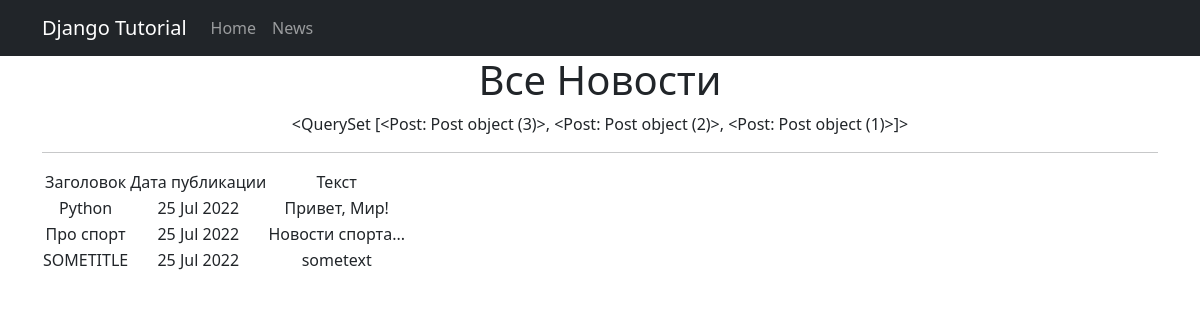
Page /news/ on the committed database.
### news/models.py (models this page shows, shortened)
class Post(models.Model):
    author = models.ForeignKey(Author, on_delete=models.CASCADE)
    NEWS = 'NW'
    ARTICLE = 'AR'
    POSITIONS = (
        (NEWS, 'Новость'),
        (ARTICLE, 'Статья'),
    )
    category_type = models.CharField(max_length=2, choices=POSITIONS, default=ARTICLE)
    created_date = models.DateTimeField(auto_now_add=True)
    post_category = models.ManyToManyField(Category, through='PostCategory')
    title = models.CharField(max_length=128)
    text = models.TextField()
    post_rate = models.IntegerField(default=0)

### news/views.py (the view)
# urls.py: path('', PostsList.as_view()),
class PostsList(ListView):
    model = Post
    template_name = 'news.html'
    ordering = ['-created_date']
    context_object_name = 'news'

### news/templatetags/custom_filters.py (called while the page is built)
@register.filter(name='censor')
def censor(value):
    text = value.split()
    for word in text:
        if word.lower() in CENSORED:
            value = value.replace(word[1:], "*" * len(word))
    return value

### templates/news.html (shortened to what this page needs)
{% extends 'flatpages/default.html' %}
{% load custom_filters %}
{% block content %}
<h1>Все Новости</h1>
{{news}}
 <hr>
 {% if news %}
      <table>
           <tr>
               <td>Заголовок</td>
               <td>Дата публикации</td>
               <td>Текст</td>
           </tr>
          {% for post in news %}
           <tr>
               <td>{{ post.title }}</td>
               <td>{{ post.created_date|date:'d M Y'}}</td>
               <td>{{ post.text|truncatechars:20|censor }}</td>
           </tr>
           {% endfor %}
       </table>
   {% else %}
       <h2>Новостей нет!</h2>
   {% endif %}
{% endblock content %}

### templates/flatpages/default.html (shortened to what this page needs)
<!DOCTYPE html>
<html lang="en">
    <head>
        {% load static %}
        <link href="{% static 'css/styles.css' %}" rel="stylesheet" />
    </head>
    <body>
        <nav class="navbar navbar-expand-lg navbar-dark bg-dark static-top">
   <div class="container">
       <a class="navbar-brand" href="#">Django Tutorial</a>
       <div class="collapse navbar-collapse" id="navbarResponsive">
           <ul class="navbar-nav ml-auto">
                    <li class="nav-item active">
                   <a class="nav-link" href="#">Home
                   </a>
               <li class="nav-item">
                   <a class="nav-link" href="/news/">News</a>
               </li>
           </ul>
       </div>
   </div>
</nav>
        <div class="container">
   <div class="row">
       <div class="col-lg-12 text-center">
           {% block content %}{% endblock content %}
       </div>
   </div>
</div>
    </body>
</html>

### rows in the picture
Post: id "<QuerySet [<Post: Post object (3)>, <Post: Post object (2)>, <Post: Post object (1)>]>", title "Python", created_date "25 Jul 2022", text|censor "Привет, Мир!"
Post: title "Про спорт", created_date "25 Jul 2022", text|censor "Новости спорта..."
Post: title "SOMETITLE", created_date "25 Jul 2022", text|censor "sometext"
